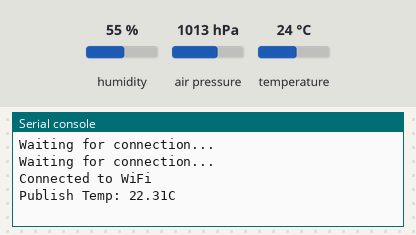
Simulated run of this program. Board: MicroPython board. On the bench: the last lines printed to the serial console. The test bench sets the inputs (shaded band); at power-on: temperature 24 °C, humidity 55 %, air pressure 1013 hPa. WiFi joins after 1.5 s; no MQTT or app messages arrive unless stated; library files of the repository ran but are not shown: bme280.py.

Above: at 3.3 s.
3.4 s: temperature set to 12 °C
At 5.6 s:
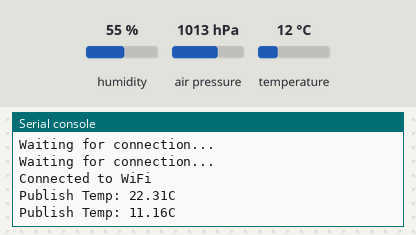
7.2 s: temperature set to 19 °C
At 8.6 s:
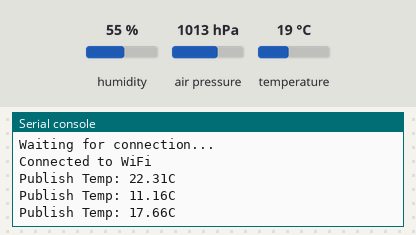
Timing chart, 0 to 10.2 s (numbered marks = the images above; inputs shaded):
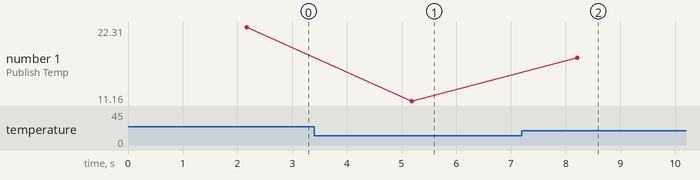

The program:

activity7.py
```python
from machine import Pin, I2C        #importing relevant modules & classes
import network
import time
from math import sin
from umqtt.simple import MQTTClient
import bme280  #importing BME280 library

i2c=I2C(1,sda=Pin(2), scl=Pin(3), freq=400000)    #initializing the I2C method
bme = bme280.BME280(i2c=i2c)

# Fill in your WiFi network name (ssid) and password here:
wifi_ssid = ""
wifi_password = ""

# Connect to WiFi
wlan = network.WLAN(network.STA_IF)
wlan.active(True)
wlan.connect(wifi_ssid, wifi_password)
while wlan.isconnected() == False:
    print('Waiting for connection...')
    time.sleep(1)
print("Connected to WiFi")

# Fill in your Adafruit IO Authentication and Feed MQTT Topic details
mqtt_host = "io.adafruit.com"
mqtt_username = ""  # Your Adafruit IO username
mqtt_password = ""  # Adafruit IO Key
temp_feed = ""  # The MQTT topic for your Adafruit IO Feed

# Enter a random ID for this MQTT Client
# It needs to be globally unique across all of Adafruit IO.
mqtt_client_id = ""

# Initialize our MQTTClient and connect to the MQTT server
mqtt_client = MQTTClient(
        client_id=mqtt_client_id,
        server=mqtt_host,
        user=mqtt_username,
        password=mqtt_password)

mqtt_client.connect()

# Publish a data point to the Adafruit IO MQTT server every 3 seconds
# Note: Adafruit IO has rate limits in place, every 3 seconds is frequent
#  enough to see data in realtime without exceeding the rate limit.

try:
    while True:
        # Generate some dummy data that changes every loop
        values = bme.values
        temp_check=values[0] #Check temperature reading
        #Pressure_check=values[1] #Check pressure reading
        #Humidity_check=values[2] #Check Humidity reading


        # Publish the data to the topic!
        print("Publish Temp:", temp_check)
        temp_message=str(temp_check) #Change temperature to string
        temp=temp_message.replace('C','') #Remove "C" Symbol
        mqtt_client.publish(temp_feed, temp) #Publish

        # Delay a bit to avoid hitting the rate limit
        time.sleep(3)
except Exception as e:
    print(f'Failed to publish message: {e}')
finally:
    mqtt_client.disconnect()
```

Measured:
- after the input at 3.4 s, the serial console: prints a new line after 1.8 s (image 1)
- after the input at 7.2 s, the serial console: prints a new line after 1.0 s (image 2)
- plotted number 1: 22.31 → 11.16 after the input at 3.4 s, 11.16 → 17.66 after the input at 7.2 s
